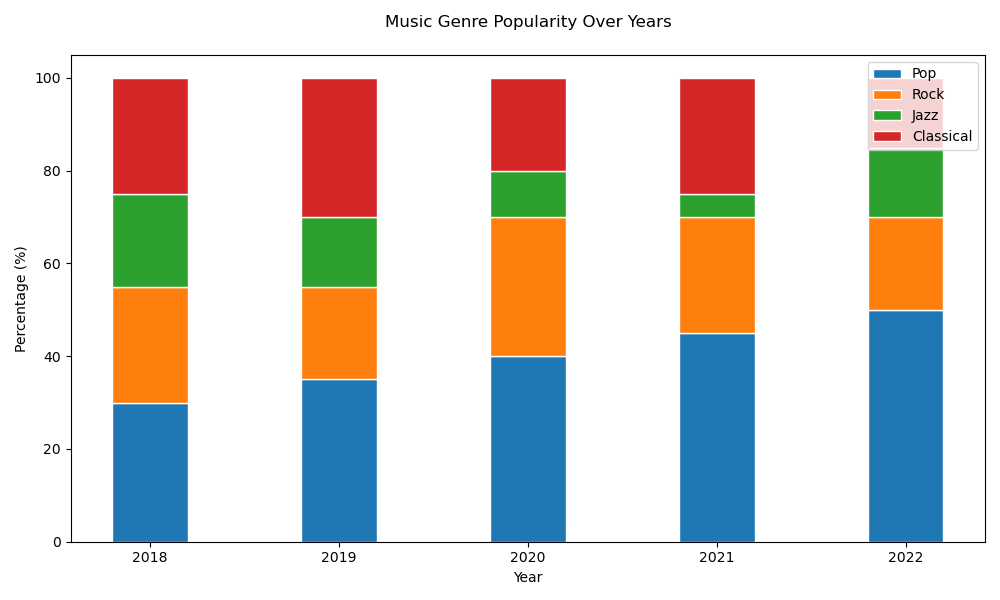

Recreate this plot in Python.

import seaborn as sns
import matplotlib.pyplot as plt
import pandas as pd

data = {
    'Year': [2018, 2019, 2020, 2021, 2022],
    'Pop': [30, 35, 40, 45, 50],
    'Rock': [25, 20, 30, 25, 20],
    'Jazz': [20, 15, 10, 5, 15],
    'Classical': [25, 30, 20, 25, 15]
}
df = pd.DataFrame(data)

df_pct = df.set_index('Year').apply(lambda x: x / x.sum() * 100, axis=1).reset_index()

fig, ax = plt.subplots(figsize=(10, 6))

colors = ['#1f77b4', '#ff7f0e', '#2ca02c', '#d62728']

bottom = pd.Series([0] * len(df_pct))
for i, col in enumerate(df.columns[1:]):
    ax.bar(
        df_pct['Year'],
        df_pct[col],
        bottom=bottom,
        color=colors[i],
        edgecolor='white',
        width=0.4,
    )
    bottom += df_pct[col]

ax.set_xlabel('Year')
ax.set_ylabel('Percentage (%)')
plt.title('Music Genre Popularity Over Years', pad=20)

ax.set_xticks(df_pct['Year'])
ax.set_xticklabels(df_pct['Year'], rotation=0)
ax.legend(df.columns[1:], loc='upper right')

plt.tight_layout()
plt.show()
